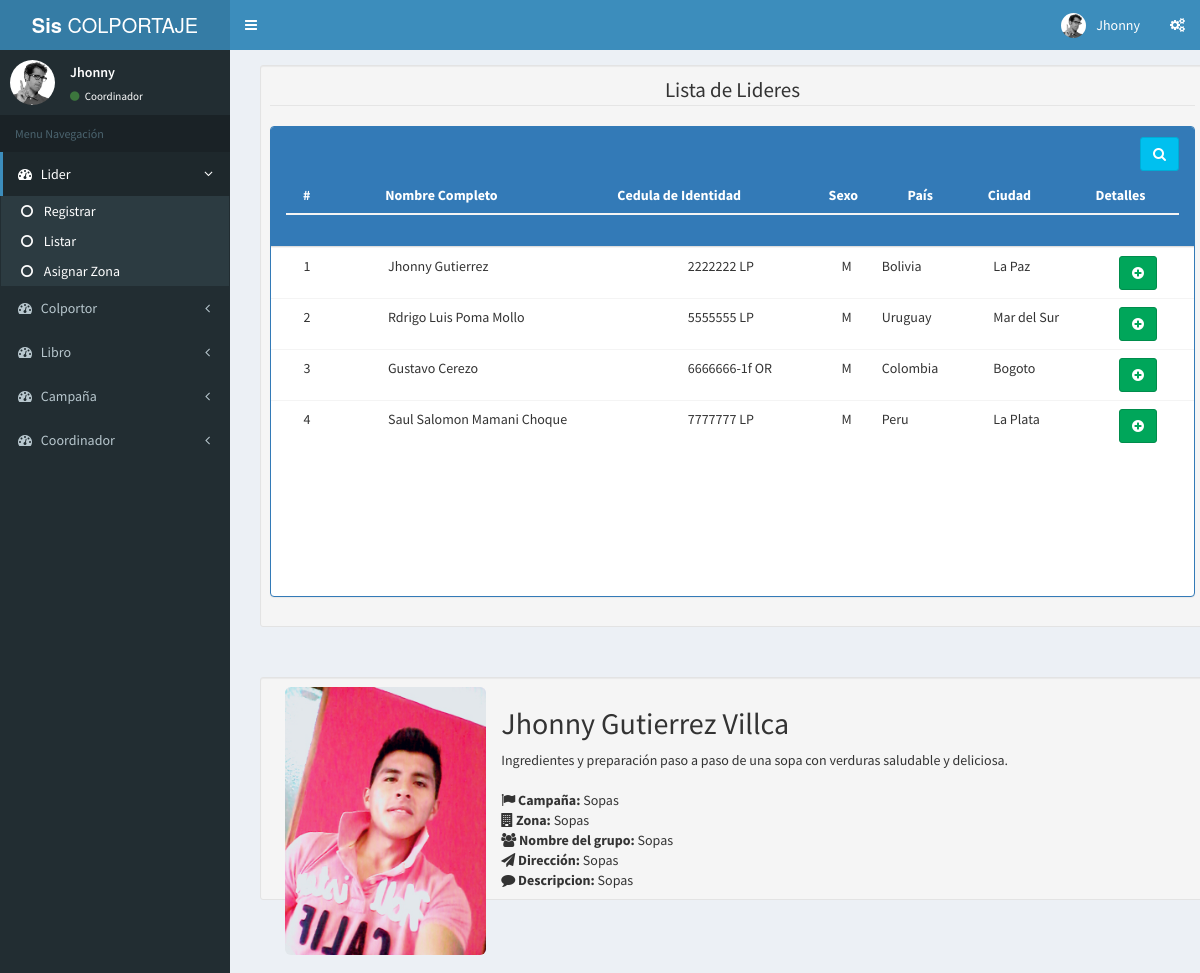
The page /view/menuCoordinador.php?modo=VerLider (signed in) on the database its author committed.
### tables this page shows
CREATE TABLE Persona(
	idPersona int not null auto_increment primary key,
	primerNombre varchar(30) not null,
	segundoNombre varchar(30)  null,
	primerApellido varchar(30) not null,
	segundoApellido varchar(30)  null,
	ci varchar(15) unique not null,
  lugarExpedicionCI varchar(4) not null,
	sexo enum('F','M') not null,
	fechaNac date not null,
  lugarNac varchar(60) not null,
  pais varchar(50) not null,
  ciudad varchar(50) not null,
  gradoAcademico varchar(50) not null,
  universidad varchar(50)  not null,
  facultad varchar(50) not null,
  carrera varchar(50) not null,
  celular int not null,
  foto text null
);

### model/gestions/class.GestionarUsuario.php (called while the page is built, shortened)
<?php
	class GestionarUsuario
	{
		private $Conexion;
		function __construct()
		{
			$this->Conexion =  new Conexion();
		}
		public function ListarLider()
		{
			$consultaLideres = $this->Conexion->prepare('SELECT p.idPersona, p.primerNombre, p.segundoNombre, p.primerApellido, p.segundoApellido, p.ci, p.lugarExpedicionCI, p.sexo, p.fechaNac, p.lugarNac, p.pais, p.ciudad, p.gradoAcademico, p.universidad, p.facultad, p.carrera, p.celular
																																		FROM persona p, usuario u
																																		WHERE u.idPersona = p.idPersona
																																		AND u.idRol = 2');
			$consultaLideres->execute();
			$listaLider = $consultaLideres->fetchAll();
			$listaArray = array();
			$i = 0;
			foreach ($listaLider as $listaL) {
				$lider = new User();
				$lider->setIdPersona($listaL['idPersona']);
				$lider->setPrimerNombre($listaL['primerNombre']);
				$lider->setSegundoNombre($listaL['segundoNombre']);
				$lider->setPrimerApellido($listaL['primerApellido']);
				$lider->setSegundoApellido($listaL['segundoApellido']);
				$lider->setCi($listaL['ci']);
				$lider->setLugarExpedicionCI($listaL['lugarExpedicionCI']);
				$lider->setSexo($listaL['sexo']);
				$lider->setPais($listaL['pais']);
				$lider->setCiudad($listaL['ciudad']);
				$listaArray[$i] = $lider;
				$i++;
			}
			return $listaArray;
		}
	}
 ?>

### model/object/class.Persona.php (called while the page is built, shortened)
<?php
	class Persona
	{
		public $PrimerNombre;
		public $SegundoNombre;
		public $PrimerApellido;
		public $SegundoApellido;
		public $Ci;
		public $LugarExpedicionCI;
		public $Sexo;
		public $Pais;
		public $Ciudad;
		public function setPrimerNombre($primerNombre){$this->PrimerNombre = $primerNombre;}
		public function setSegundoNombre($segundoNombre){$this->SegundoNombre =  $segundoNombre;}
		public function setPrimerApellido($primerApellido){$this->PrimerApellido =  $primerApellido;}
		public function setSegundoApellido($segundoApellido){$this->SegundoApellido = $segundoApellido;}
		public function setCi($ci){$this->Ci = $ci;}
		public function setSexo($sexo){$this->Sexo  = $sexo;}
		public function setLugarExpedicionCI($expedicionCI){$this->LugarExpedicionCI  = $expedicionCI;}
		public function setPais($pais){$this->Pais =  $pais;}
		public function setCiudad($ciudad){$this->Ciudad =  $ciudad;}
		public function getPrimerNombre(){return $this->PrimerNombre;}
		public function getSegundoNombre(){return $this->SegundoNombre;}
		public function getPrimerApellido(){return $this->PrimerApellido;}
		public function getSegundoApellido(){return $this->SegundoApellido;}
		public function getCi(){return $this->Ci;}
		public function getSexo(){return $this->Sexo;}
		public function getLugarExpedicionCI(){return $this->LugarExpedicionCI;}
		public function getPais(){return $this->Pais;}
		public function getCiudad(){return $this->Ciudad;}
	}
 ?>

### view/bodyListarLiderDetalles.php (the view, shortened to what this page needs)
<?php
  $gestionarUsuario = new GestionarUsuario();
  $listarLider  = $gestionarUsuario->ListarLider();
 ?>
<section class="content">
        <div class="container">
        <div class="row">
            <div class="col-md-10">
                <div class="well well-sm">
                    <form class="form-horizontal" method="post">
                        <fieldset>
                            <legend class="text-center header">Lista de Lideres</legend>
                            <div class="panel panel-primary">
                              <div class="panel-heading">
                                <div class="pull-right">
                                  <span class="clickable filter btn btn-info" data-toggle="tooltip" title="Click aqui para buscar un Producto" data-container="body">
                                    <i class="fa fa-search"></i>
                                  </span>
                                </div><br><br>
                                <div class="table-responsive">
                                  <table class="table">
                                    <thead class="desk">
                                      <tr>
                                        <th class="text-center">#</th>
                                        <th class="text-center">Nombre Completo</th>
                                        <th class="text-center">Cedula de Identidad</th>
                                        <th class="text-center">Sexo</th>
                                        <th class="text-center">País</th>
                                        <th class="text-center">Ciudad</th>
                                        <th class="text-center">Detalles</th>
                                      </tr>
                                    </thead>
                                  </table>
                                </div>
                              </div>
                              <div class="table-responsive" style="height:350px;overflow-y:scroll;;">
                                <table class="table table-hover" id="dev-table" >
                                  <tbody class="text">
                                    <?php
                                      $i = 1;
                                          foreach ($listarLider as $listaL): ?>
                                      <tr>
                                        <td><?php echo ""; ?></td>
                                        <td><?php echo $i; ?></td>
                                        <td><?php echo ""; ?></td>
                                        <td><?php echo ""; ?></td>
                                        <td><?php echo $listaL->getPrimerNombre() .' '. $listaL->getSegundoNombre() .' '. $listaL->getPrimerApellido() .' '. $listaL->getSegundoApellido();?></td>
                                        <td><?php echo $listaL->getCi() . ' ' . $listaL->getLugarExpedicionCI();?></td>
                                        <td><?php echo $listaL->getSexo();?></td>
                                        <td><?php echo $listaL->getPais();?></td>
                                        <td><?php echo $listaL->getCiudad();?></td>
                                        <td><a href="#editar<?php echo ""; ?>" class="btn btn-success" data-toggle="modal"><i class="fa fa-plus-circle"></i></a></td>
                                      </tr>
                                    <?php
                                      $i++;
                                      endforeach;
                                    ?>
                                  </tbody>
                                </table>
                              </div>
                              </div>
                        </fieldset>
                    </form>
                </div>
            </div>
        </div>
      </div>
  </section>
  <section class="content">
          <div class="container">
          <div class="row">
              <div class="col-md-10">
                  <div class="well well-sm">
                    <div class="col-md-3">
                      <div class="mag1">
                        <img data-toggle="magnify" src="multimedia/images/jhonny.jpg" class="img-responsive img-rounded center-block" alt="">
                      </div>
                    </div>
                    <h2 class="wprm-recipe-name" itemprop="name">Jhonny Gutierrez Villca</h2>
                          <div class="wprm-recipe-summary" itemprop="description">
                          Ingredientes y preparación paso a paso de una sopa con verduras saludable y deliciosa. </div><br>
                          <div class="wprm-recipe-details-container wprm-recipe-tags-container">
                          <div class="wprm-recipe-course-container">
                          <span class="wprm-recipe-details-icon"><i class="fa fa-flag bigicon"></i></span>
                          <span class="wprm-recipe-details-name wprm-recipe-course-name"><strong>Campaña: </strong></span>
                          <span class="wprm-recipe-course" itemprop="recipeCategory">
                          Sopas </span>
                          </div>
                          <div class="wprm-recipe-course-container">
                          <span class="wprm-recipe-details-icon"><i class="fa fa-building bigicon"></i></span>
                          <span class="wprm-recipe-details-name wprm-recipe-course-name"><strong>Zona: </strong></span>
                          <span class="wprm-recipe-course" itemprop="recipeCategory">
                          Sopas </span>
                          </div>
                          <div class="wprm-recipe-course-container">
                          <span class="wprm-recipe-details-icon"><i class="fa fa-users bigicon"></i></span>
                          <span class="wprm-recipe-details-name wprm-recipe-course-name"><strong>Nombre del grupo: </strong></span>
                          <span class="wprm-recipe-course" itemprop="recipeCategory">
                          Sopas </span>
                          </div>
                          <div class="wprm-recipe-course-container">
                          <span class="wprm-recipe-details-icon"><i class="fa fa-send bigicon"></i></span>
                          <span class="wprm-recipe-details-name wprm-recipe-course-name"><strong>Dirección: </strong></span>
                          <span class="wprm-recipe-course" itemprop="recipeCategory">
                          Sopas </span>
                          </div>
                          <div class="wprm-recipe-course-container">
                          <span class="wprm-recipe-details-icon"><i class="fa fa-comment bigicon"></i></span>
                          <span class="wprm-recipe-details-name wprm-recipe-course-name"><strong>Descripcion: </strong></span>
                          <span class="wprm-recipe-course" itemprop="recipeCategory">
                          Sopas </span>
                          </div>
                    </div>
                  </div>
              </div>
          </div>
        </div>
    </section>

### rows shown on the page
persona: primerNombre "Jhonny", primerApellido "Gutierrez", ci "2222222", lugarExpedicionCI "LP", sexo "M", pais "Bolivia", ciudad "La Paz"
persona: primerNombre "Rdrigo", segundoNombre "Luis", primerApellido "Poma", segundoApellido "Mollo", ci "5555555", lugarExpedicionCI "LP", sexo "M", pais "Uruguay", ciudad "Mar del Sur"
persona: primerNombre "Gustavo", primerApellido "Cerezo", ci "6666666-1f", lugarExpedicionCI "OR", sexo "M", pais "Colombia", ciudad "Bogoto"
persona: primerNombre "Saul", segundoNombre "Salomon", primerApellido "Mamani", segundoApellido "Choque", ci "7777777", lugarExpedicionCI "LP", sexo "M", pais "Peru", ciudad "La Plata"

### other values the page prints
$_SESSION['primerNombre'] "Jhonny"
$_SESSION['primerNombre'] .' '. $_SESSION['segundoNombre'] "Jhonny"
